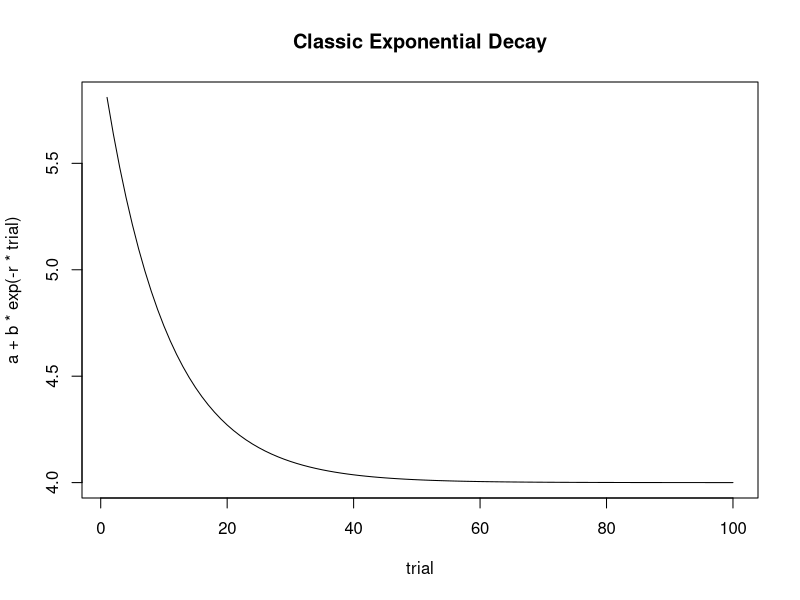
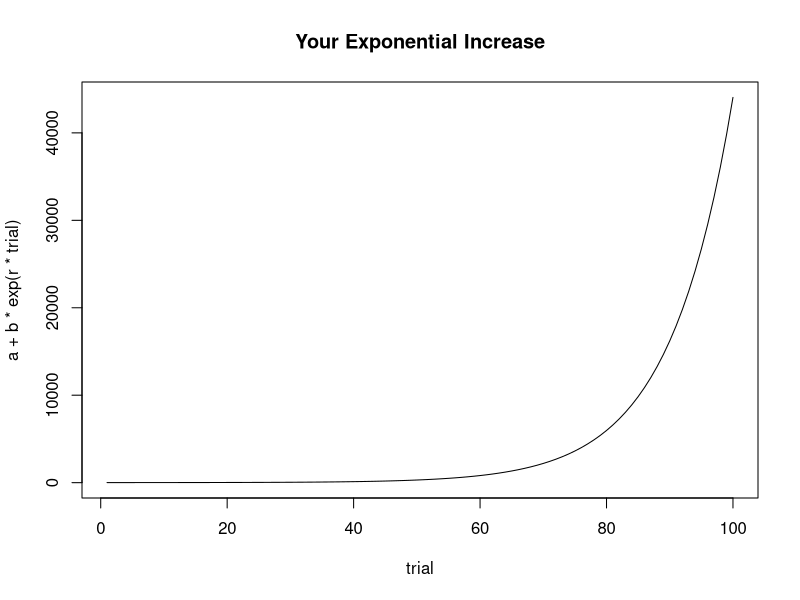
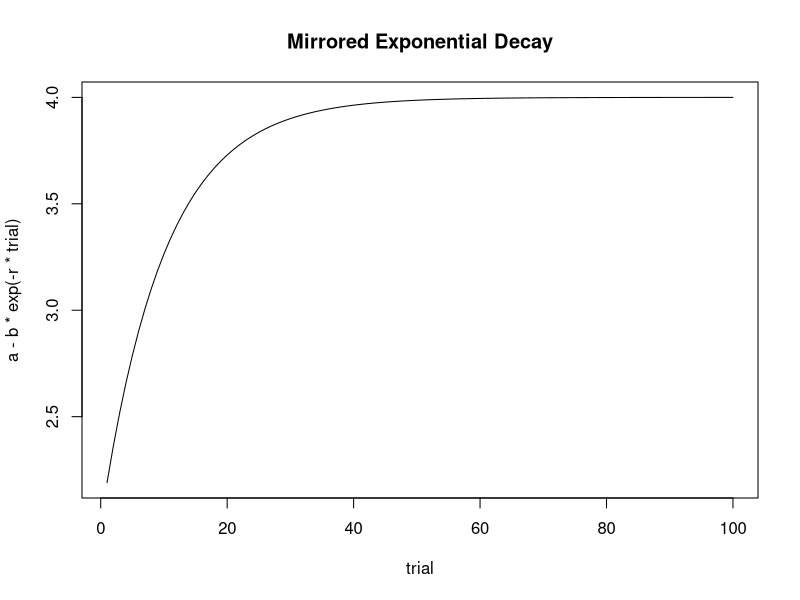
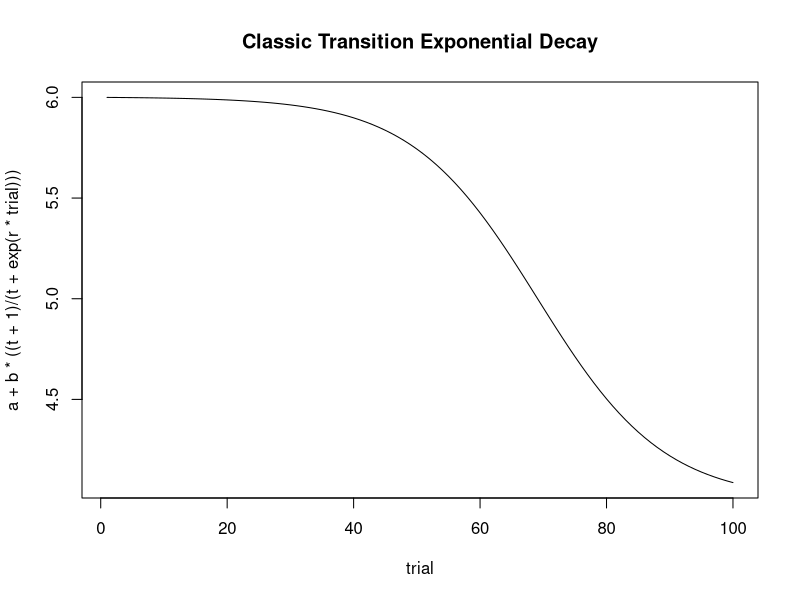
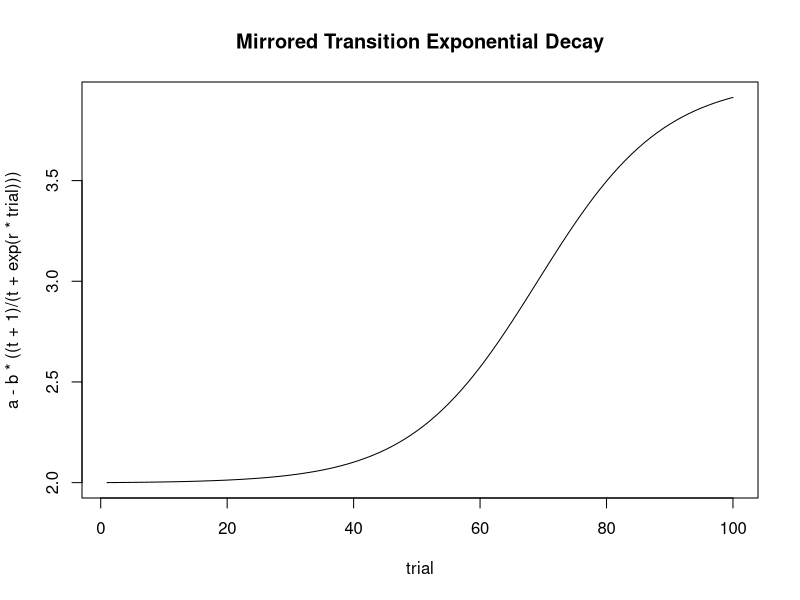
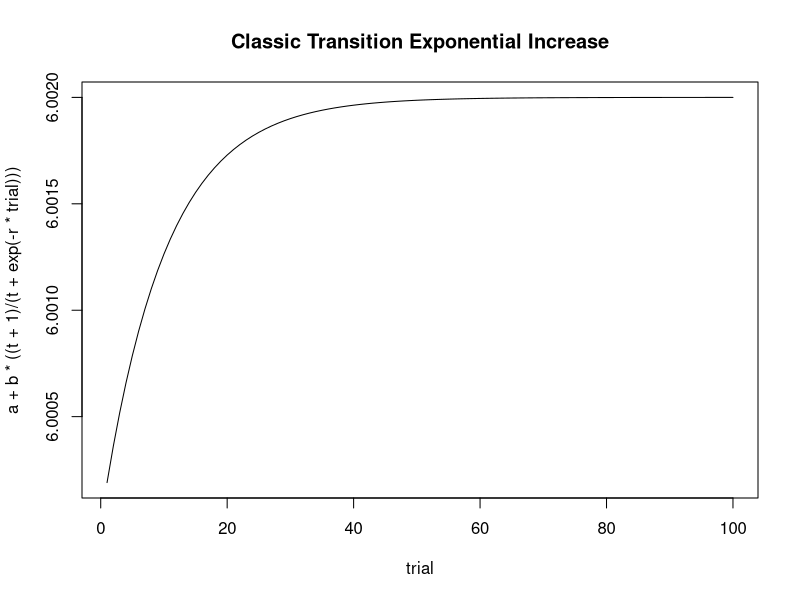
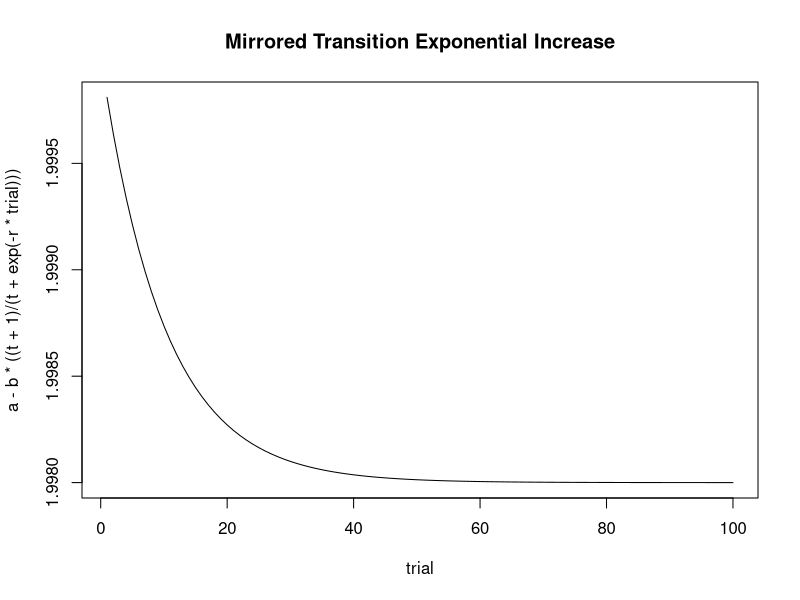

Generate these figures, in order, with R:

trial=1:100

r=0.1
a=4
b=2

plot(trial,a+b*exp(-r*trial),type="l",main="Classic Exponential Decay")

plot(trial,a+b*exp(r*trial),type="l",main="Your Exponential Increase")

plot(trial,a-b*exp(-r*trial),type="l",main="Mirrored Exponential Decay")

t=1000

plot(trial,a+b*((t+1)/(t+exp(r*trial))),type="l",main="Classic Transition Exponential Decay")

plot(trial,a-b*((t+1)/(t+exp(r*trial))),type="l",main="Mirrored Transition Exponential Decay")


plot(trial,a+b*((t+1)/(t+exp(-r*trial))),type="l",main="Classic Transition Exponential Increase")

plot(trial,a-b*((t+1)/(t+exp(-r*trial))),type="l",main="Mirrored Transition Exponential Increase")
